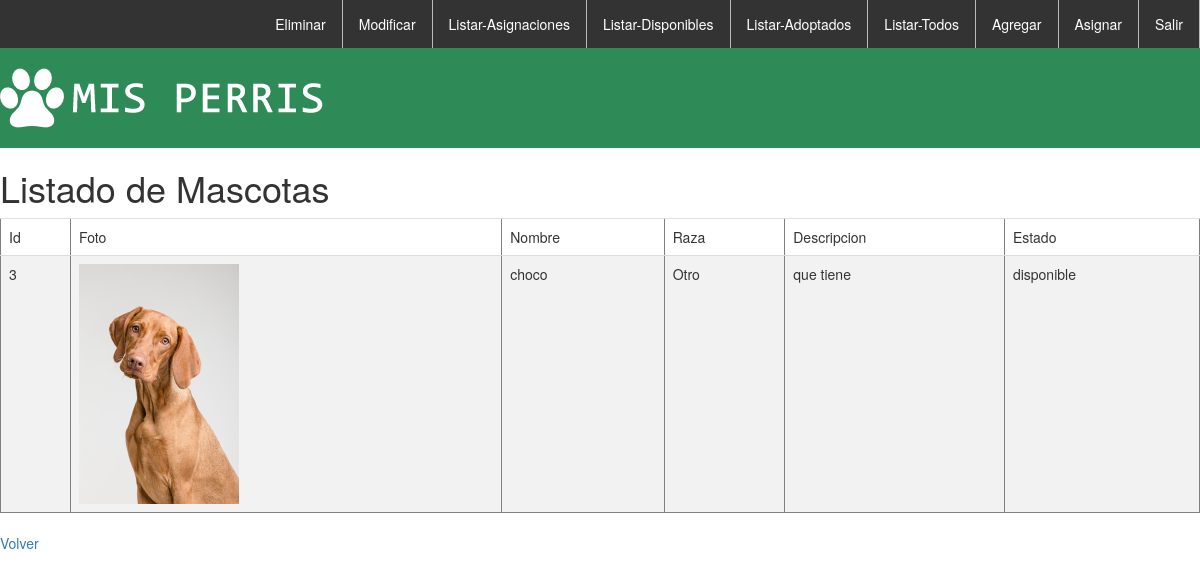
The app's page /listarMD/ (signed in) with its own data.
### core/models.py (models this page shows, shortened)
class Mascota(models.Model):
    name=models.CharField(max_length=45,primary_key=True)
    foto = models.ImageField(upload_to='media',verbose_name=u'Imágen')
    nombre=models.CharField(max_length=45)
    raza=models.ForeignKey(Raza,on_delete=models.CASCADE)
    descripcion=models.TextField()
    estado=models.ForeignKey(Estado,on_delete=models.CASCADE)

class Raza(models.Model):
    name=models.CharField(max_length=45,primary_key=True)
    def __str__(self):
        return self.name

class Estado(models.Model):
    name=models.CharField(max_length=45,primary_key=True)
    def __str__(self):
        return self.name

### core/views.py (the view)
# urls.py: path('listarMD/', listarDisp, name='dispM'),
@login_required
def listarDisp(request):
    mas3 = Mascota.objects.filter(estado = "disponible")
    return render(request, 'core/listar.htm', {'mascotas': mas3})

### core/template/core/listar.htm (shortened to what this page needs)
{% extends 'core/base_mascota.htm' %}
{% block contenedor %}
{% load static %}
    <h1>Listado de Mascotas</h1>{{MEDIA_URL}}
    <table class="table" border="1">
        <tr>
            <td>Id</td>
            <td>Foto</td>
            <td>Nombre</td>
            <td>Raza</td>
            <td>Descripcion</td>
            <td>Estado</td>
        </tr>
        {% for m in mascotas %}
        <tr>
            <td>{{m.name}}</td>
            <td><img class="img-listado" src=' {% static 'media/' %}{{m.foto}} '></td>
            <td>{{m.nombre}}</td>
            <td>{{m.raza}}</td>
            <td>{{m.descripcion}}</td>
            <td>{{m.estado}}</td>
        </tr>
        {% endfor %}
    </table>
    <a href="{% url 'home' %}">Volver</a>
{% endblock%}

### core/static/core/css/estilos.css (style rules this page uses)
body, html { margin: 0px; padding: 0px; background-color: white; }
table { width: 100%; }
.img-listado { max-width: 90%; max-height: 30vh; margin: auto; }
table { border-collapse: collapse; width: 100%; }
th, td { text-align: left; padding: 8px; }
tr:nth-child(even) { background-color: #f2f2f2 }

### records on screen
Mascota: name "3", foto (picture), nombre "choco", raza "Otro", descripcion "que tiene", estado "disponible"
